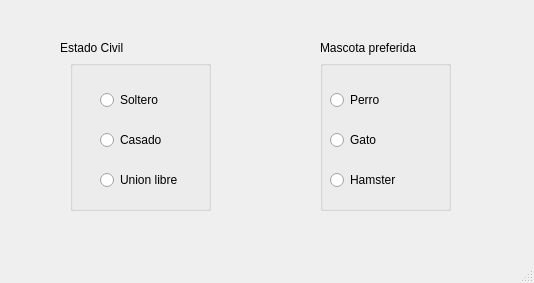
<?xml version="1.0" encoding="UTF-8"?>
<ui version="4.0">
 <class>MainWindow</class>
 <widget class="QMainWindow" name="MainWindow">
  <property name="geometry">
   <rect>
    <x>0</x>
    <y>0</y>
    <width>534</width>
    <height>283</height>
   </rect>
  </property>
  <property name="windowTitle">
   <string>MainWindow</string>
  </property>
  <widget class="QWidget" name="centralwidget">
   <widget class="QLabel" name="label">
    <property name="geometry">
     <rect>
      <x>60</x>
      <y>40</y>
      <width>121</width>
      <height>16</height>
     </rect>
    </property>
    <property name="text">
     <string>Estado Civil</string>
    </property>
   </widget>
   <widget class="QLabel" name="label_2">
    <property name="geometry">
     <rect>
      <x>320</x>
      <y>40</y>
      <width>121</width>
      <height>16</height>
     </rect>
    </property>
    <property name="text">
     <string>Mascota preferida</string>
    </property>
   </widget>
   <widget class="QGroupBox" name="groupBox">
    <property name="geometry">
     <rect>
      <x>70</x>
      <y>60</y>
      <width>141</width>
      <height>151</height>
     </rect>
    </property>
    <property name="title">
     <string/>
    </property>
    <widget class="QRadioButton" name="rb_unionlibre">
     <property name="geometry">
      <rect>
       <x>30</x>
       <y>110</y>
       <width>99</width>
       <height>20</height>
      </rect>
     </property>
     <property name="text">
      <string>Union libre</string>
     </property>
    </widget>
    <widget class="QRadioButton" name="rb_soltero">
     <property name="geometry">
      <rect>
       <x>30</x>
       <y>30</y>
       <width>99</width>
       <height>20</height>
      </rect>
     </property>
     <property name="text">
      <string>Soltero</string>
     </property>
    </widget>
    <widget class="QRadioButton" name="rb_casado">
     <property name="geometry">
      <rect>
       <x>30</x>
       <y>70</y>
       <width>99</width>
       <height>20</height>
      </rect>
     </property>
     <property name="text">
      <string>Casado</string>
     </property>
    </widget>
   </widget>
   <widget class="QGroupBox" name="groupBox_2">
    <property name="geometry">
     <rect>
      <x>320</x>
      <y>60</y>
      <width>131</width>
      <height>151</height>
     </rect>
    </property>
    <property name="title">
     <string/>
    </property>
    <widget class="QRadioButton" name="rb_gato">
     <property name="geometry">
      <rect>
       <x>10</x>
       <y>70</y>
       <width>99</width>
       <height>20</height>
      </rect>
     </property>
     <property name="text">
      <string>Gato</string>
     </property>
    </widget>
    <widget class="QRadioButton" name="rb_hamster">
     <property name="geometry">
      <rect>
       <x>10</x>
       <y>110</y>
       <width>99</width>
       <height>20</height>
      </rect>
     </property>
     <property name="text">
      <string>Hamster</string>
     </property>
    </widget>
    <widget class="QRadioButton" name="rb_perro">
     <property name="geometry">
      <rect>
       <x>10</x>
       <y>30</y>
       <width>99</width>
       <height>20</height>
      </rect>
     </property>
     <property name="text">
      <string>Perro</string>
     </property>
    </widget>
   </widget>
  </widget>
  <widget class="QMenuBar" name="menubar">
   <property name="geometry">
    <rect>
     <x>0</x>
     <y>0</y>
     <width>534</width>
     <height>24</height>
    </rect>
   </property>
  </widget>
  <widget class="QStatusBar" name="statusbar"/>
 </widget>
 <resources/>
 <connections/>
</ui>
